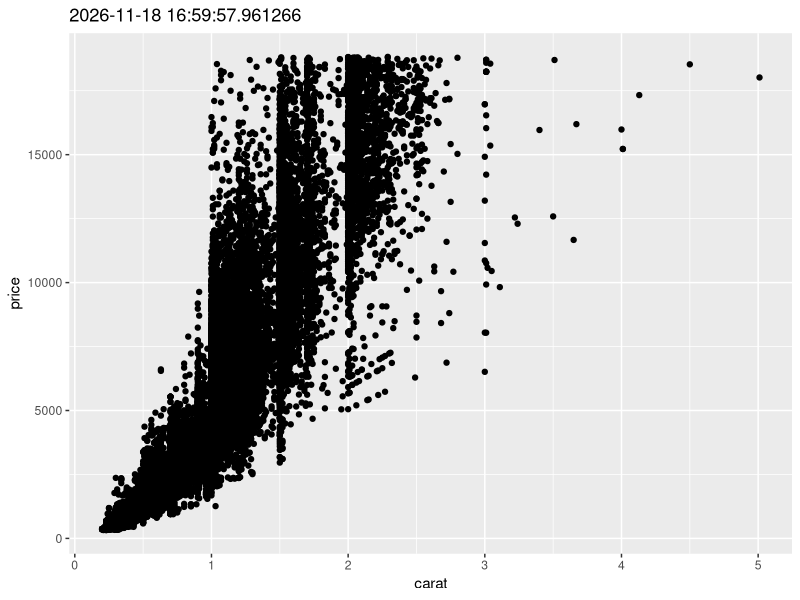

Reproduce this figure in R.
## ---- chunk 1
knitr::opts_chunk$set(echo = TRUE)
## ---- chunk 2
library(ggplot2)

diamonds |> 
  ggplot2::ggplot(aes(x = carat, y = price)) +
  ggplot2::geom_point() +
  ggplot2::labs(title = Sys.time())
